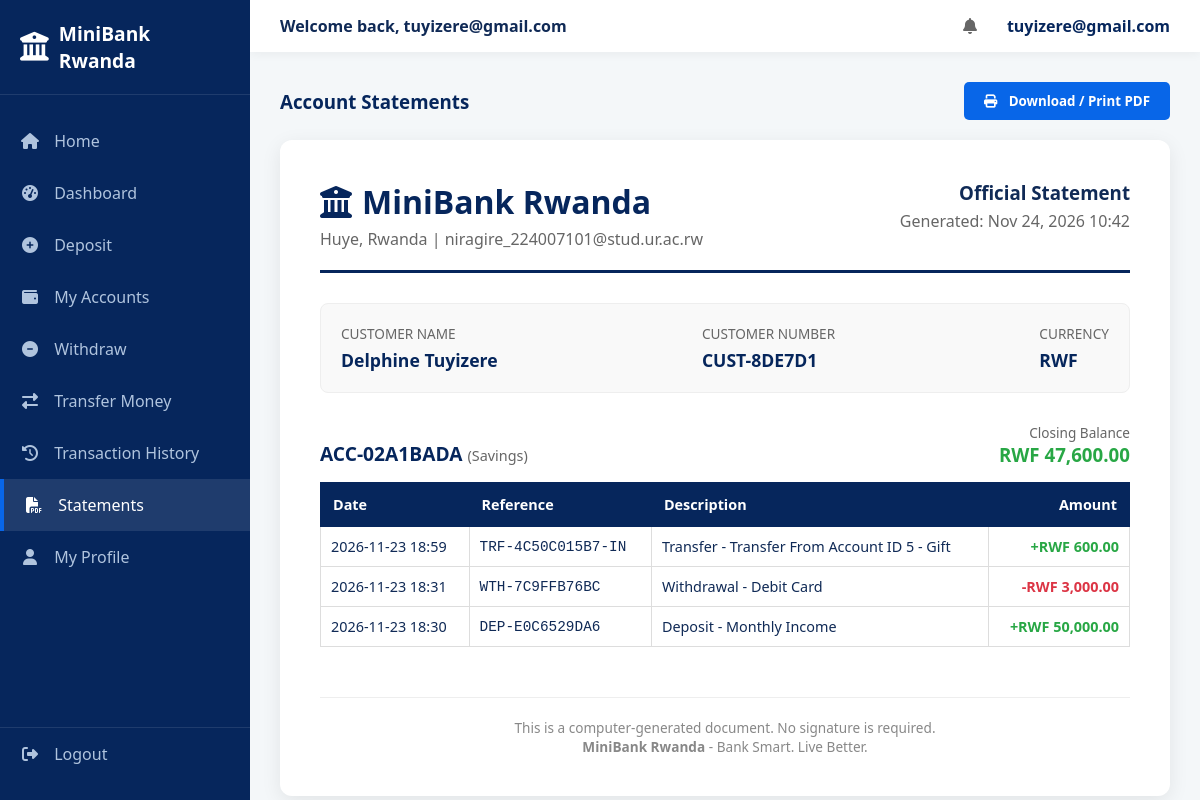
Page /public/customer/statement.php (signed in) on the committed database.
### tables this page shows
CREATE TABLE `customers` (
  `id` int(11) NOT NULL AUTO_INCREMENT,
  `user_id` int(11) NOT NULL,
  `customer_number` varchar(20) NOT NULL,
  `first_name` varchar(50) NOT NULL,
  `last_name` varchar(50) NOT NULL,
  `phone` varchar(20) DEFAULT NULL,
  `address` text DEFAULT NULL,
  `created_at` timestamp NOT NULL DEFAULT current_timestamp(),
  PRIMARY KEY (`id`),
  UNIQUE KEY `customer_number` (`customer_number`),
  KEY `user_id` (`user_id`),
  CONSTRAINT `customers_ibfk_1` FOREIGN KEY (`user_id`) REFERENCES `users` (`id`) ON DELETE CASCADE
);

CREATE TABLE `accounts` (
  `id` int(11) NOT NULL AUTO_INCREMENT,
  `customer_id` int(11) NOT NULL,
  `account_number` varchar(20) NOT NULL,
  `account_type` enum('Savings','Current') DEFAULT 'Savings',
  `currency` varchar(3) DEFAULT 'RWF',
  `balance` decimal(18,2) DEFAULT 0.00,
  `status` enum('active','frozen','closed') DEFAULT 'active',
  `created_at` timestamp NOT NULL DEFAULT current_timestamp(),
  PRIMARY KEY (`id`),
  UNIQUE KEY `account_number` (`account_number`),
  KEY `customer_id` (`customer_id`),
  CONSTRAINT `accounts_ibfk_1` FOREIGN KEY (`customer_id`) REFERENCES `customers` (`id`) ON DELETE CASCADE
);

CREATE TABLE `transactions` (
  `id` int(11) NOT NULL AUTO_INCREMENT,
  `reference` varchar(50) NOT NULL,
  `account_id` int(11) NOT NULL,
  `related_account_id` int(11) DEFAULT NULL,
  `transaction_type` enum('deposit','withdrawal','transfer','reversal') NOT NULL,
  `amount` decimal(18,2) NOT NULL,
  `description` varchar(255) DEFAULT NULL,
  `status` enum('pending','completed','failed') DEFAULT 'completed',
  `created_at` timestamp NOT NULL DEFAULT current_timestamp(),
  PRIMARY KEY (`id`),
  UNIQUE KEY `reference` (`reference`),
  KEY `account_id` (`account_id`),
  KEY `related_account_id` (`related_account_id`),
  CONSTRAINT `transactions_ibfk_1` FOREIGN KEY (`account_id`) REFERENCES `accounts` (`id`) ON DELETE CASCADE,
  CONSTRAINT `transactions_ibfk_2` FOREIGN KEY (`related_account_id`) REFERENCES `accounts` (`id`) ON DELETE SET NULL
);

### app/Helpers/functions.php (called while the page is built, shortened)
<?php
require_once __DIR__ . '/../Core/Database.php';
function getSettings() {
    try {
        $db = Database::getInstance();
        $stmt = $db->query("SELECT setting_key, setting_value FROM system_settings");
        return $stmt->fetchAll(PDO::FETCH_KEY_PAIR);
    } catch (Exception $e) {
        return [
            'site_name' => 'MiniBank Rwanda',
            'site_slogan' => 'Bank Smart. Live Better.',
            'contact_phone' => '+250 788 000 000',
            'contact_email' => 'support@minibank.rw'
        ];
    }
}
function formatRWF($amount) {
    return 'RWF ' . number_format((float)$amount, 2);
}
?>

### app/Core/Database.php (called while the page is built, shortened)
<?php
class Database {
    private static $instance = null;
    private function __construct() {
        try {
            $this->pdo = new PDO("mysql:host=".DB_HOST.";dbname=".DB_NAME.";charset=utf8mb4", DB_USER, DB_PASS, [
                PDO::ATTR_ERRMODE => PDO::ERRMODE_EXCEPTION,
                PDO::ATTR_DEFAULT_FETCH_MODE => PDO::FETCH_ASSOC,
                PDO::ATTR_EMULATE_PREPARES => false
            ]);
        } catch (PDOException $e) {
            Logger::log("DB Connection Failed: " . $e->getMessage(), 'CRITICAL');
            die("Database connection failed. Check .env settings.");
        }
    }
    public static function getInstance() {
        if (!self::$instance) self::$instance = new Database();
        return self::$instance->pdo;
    }
}
?>

### app/Core/Auth.php (called while the page is built, shortened)
<?php
class Auth {
    public static function user() {
        return [
            'id' => $_SESSION['user_id'] ?? null,
            'role' => $_SESSION['role'] ?? null,
            'name' => $_SESSION['name'] ?? 'User',
            'email' => $_SESSION['email'] ?? ''
        ];
    }
}
?>

### app/Models/User.php (called while the page is built, shortened)
<?php
require_once __DIR__ . '/../Core/Database.php';
class User {
    private $db;
    public function __construct() {
        $this->db = Database::getInstance();
    }
        public function getProfile($userId) {
        $stmt = $this->db->prepare("
            SELECT c.*, u.email, u.status as user_status
            FROM customers c
            JOIN users u ON c.user_id = u.id
            WHERE u.id = ?
        ");
        $stmt->execute([$userId]);
        $profile = $stmt->fetch();
        return $profile;
    }
}
?>

### app/Models/Account.php (called while the page is built, shortened)
<?php
require_once __DIR__ . '/../Core/Database.php';
class Account {
    private $db;
    public function __construct() {
        $this->db = Database::getInstance();
    }
    public function getByCustomer($userId) {
        $stmt = $this->db->prepare("
            SELECT a.* FROM accounts a
            JOIN customers c ON a.customer_id = c.id
            WHERE c.user_id = ?
        ");
        $stmt->execute([$userId]);
        return $stmt->fetchAll();
    }
}
?>

### app/Models/Transaction.php (called while the page is built, shortened)
<?php
require_once __DIR__ . '/../Core/Database.php';
class Transaction {
    private $db;
    public function __construct() {
        $this->db = Database::getInstance();
    }
    public function getByAccount($accountId) {
        $stmt = $this->db->prepare("SELECT * FROM transactions WHERE account_id = ? ORDER BY created_at DESC");
        $stmt->execute([$accountId]);
        return $stmt->fetchAll();
    }
}
?>

### public/customer/statement.php (the view, shortened to what this page needs)
<?php
require_once '../../app/Views/layouts/header.php';
require_once '../../app/Models/User.php';
require_once '../../app/Models/Account.php';
require_once '../../app/Models/Transaction.php';
$userModel = new User();
$accountModel = new Account();
$txModel = new Transaction();
$profile = $userModel->getProfile($user['id']) ?: [];
$accounts = $accountModel->getByCustomer($user['id']) ?: [];
$firstName = $profile['first_name'] ?? 'Customer';
$lastName = $profile['last_name'] ?? '';
$custNumber = $profile['customer_number'] ?? 'N/A';
?>
<div style="max-width: 900px; margin: 0 auto;">
    <div class="no-print" style="margin-bottom: 20px; display: flex; justify-content: space-between; align-items: center;">
        <h3 style="color: var(--primary-navy); margin: 0;">Account Statements</h3>
        <button onclick="window.print()" class="btn btn-primary"><i class="fas fa-print"></i> Download / Print PDF</button>
    </div>
    <div class="print-container" style="background: white; padding: 40px; border-radius: 12px; box-shadow: 0 5px 20px rgba(0,0,0,0.08);">
        <div class="print-header" style="display: flex; justify-content: space-between; border-bottom: 3px solid var(--primary-navy); padding-bottom: 20px; margin-bottom: 30px;">
            <div>
                <h1 style="color: var(--primary-navy); margin: 0; font-size: 2rem; display: flex; align-items: center; gap: 10px;">
                    <i class="fas fa-university"></i> <?= $settings['site_name'] ?? 'MiniBank Rwanda' ?>
                </h1>
                <p style="color: #666; margin: 5px 0 0 0;">Huye, Rwanda | <?= $settings['contact_email'] ?? 'niragire_224007101@stud.ur.ac.rw' ?></p>
            </div>
            <div style="text-align: right;">
                <h3 style="margin: 0; color: var(--text-dark);">Official Statement</h3>
                <p style="color: #666; margin: 5px 0 0 0;">Generated: <?= date('M d, Y H:i') ?></p>
            </div>
        </div>
        <div style="display: flex; justify-content: space-between; margin-bottom: 30px; background: #f9f9f9; padding: 20px; border-radius: 8px; border: 1px solid #eee;">
            <div>
                <p style="color: #666; font-size: 0.85rem; margin: 0 0 5px 0; text-transform: uppercase;">Customer Name</p>
                <p style="font-weight: bold; font-size: 1.1rem; margin: 0; color: var(--primary-navy);">
                    <?= htmlspecialchars(trim($firstName . ' ' . $lastName)) ?>
                </p>
            </div>
            <div>
                <p style="color: #666; font-size: 0.85rem; margin: 0 0 5px 0; text-transform: uppercase;">Customer Number</p>
                <p style="font-weight: bold; font-size: 1.1rem; margin: 0; color: var(--primary-navy);">
                    <?= htmlspecialchars($custNumber) ?>
                </p>
            </div>
            <div>
                <p style="color: #666; font-size: 0.85rem; margin: 0 0 5px 0; text-transform: uppercase;">Currency</p>
                <p style="font-weight: bold; font-size: 1.1rem; margin: 0; color: var(--primary-navy);">RWF</p>
            </div>
        </div>
        <?php if(empty($accounts)): ?>
            <p style="text-align: center; color: #888; padding: 20px;">No accounts found for this customer.</p>
        <?php else: ?>
            <?php foreach($accounts as $acc):
                $transactions = $txModel->getByAccount($acc['id']) ?: [];
            ?>
                <div style="margin-bottom: 40px;">
                    <div style="display: flex; justify-content: space-between; align-items: end; margin-bottom: 15px;">
                        <div>
                            <h4 style="color: var(--primary-navy); margin: 0; font-size: 1.2rem;">
                                <?= htmlspecialchars($acc['account_number'] ?? 'N/A') ?>
                                <span style="font-size: 0.9rem; color: #666; font-weight: normal;">(<?= htmlspecialchars($acc['account_type'] ?? 'N/A') ?>)</span>
                            </h4>
                        </div>
                        <div style="text-align: right;">
                            <p style="color: #666; font-size: 0.85rem; margin: 0;">Closing Balance</p>
                            <h3 style="color: #28a745; margin: 0;"><?= formatRWF($acc['balance'] ?? 0) ?></h3>
                        </div>
                    </div>
                    <table style="width: 100%; border-collapse: collapse; font-size: 0.9rem;">
                        <thead>
                            <tr style="background: var(--primary-navy); color: white;">
                                <th style="padding: 12px; text-align: left; border: 1px solid var(--primary-navy);">Date</th>
                                <th style="padding: 12px; text-align: left; border: 1px solid var(--primary-navy);">Reference</th>
                                <th style="padding: 12px; text-align: left; border: 1px solid var(--primary-navy);">Description</th>
                                <th style="padding: 12px; text-align: right; border: 1px solid var(--primary-navy);">Amount</th>
                            </tr>
                        </thead>
                        <tbody>
                            <?php if(empty($transactions)): ?>
                                <tr><td colspan="4" style="text-align: center; padding: 20px; color: #888; border: 1px solid #ddd;">No transactions for this account.</td></tr>
                            <?php else: ?>
                                <?php foreach($transactions as $tx): ?>
                                <tr>
                                    <td style="padding: 10px; border: 1px solid #ddd;"><?= date('Y-m-d H:i', strtotime($tx['created_at'])) ?></td>
                                    <td style="padding: 10px; border: 1px solid #ddd; font-family: monospace;"><?= htmlspecialchars($tx['reference']) ?></td>
                                    <td style="padding: 10px; border: 1px solid #ddd; text-transform: capitalize;">
                                        <?= htmlspecialchars($tx['transaction_type']) ?> - <?= htmlspecialchars($tx['description']) ?>
                                    </td>
                                    <?php
                                        $isIncome = ($tx['transaction_type'] == 'deposit') || (strpos($tx['reference'], 'IN') !== false);
                                        $sign = $isIncome ? '+' : '-';
                                        $color = $isIncome ? '#28a745' : '#dc3545';
                                    ?>
                                    <td style="padding: 10px; border: 1px solid #ddd; text-align: right; font-weight: bold; color: <?= $color ?>;">
                                        <?= $sign ?><?= formatRWF($tx['amount']) ?>
                                    </td>
                                </tr>
                                <?php endforeach; ?>
                            <?php endif; ?>
                        </tbody>
                    </table>
                </div>
            <?php endforeach; ?>
        <?php endif; ?>
        <div style="margin-top: 50px; border-top: 1px solid #eee; padding-top: 20px; text-align: center; color: #888; font-size: 0.85rem;">
            <p>This is a computer-generated document. No signature is required.</p>
            <p><strong><?= $settings['site_name'] ?? 'MiniBank Rwanda' ?></strong> - <?= $settings['site_slogan'] ?? 'Bank Smart. Live Better.' ?></p>
        </div>
    </div>
</div>
<?php require_once '../../app/Views/layouts/footer.php'; ?>

### public/assets/css/style.css (style rules this page uses)
:root { --primary-navy: #06265C; --primary-blue: #0866E8; --light-blue: #EAF3FF; --white: #FFFFFF; --text-dark: #102A56; --success: #28a745; --danger: #dc3545; --font-family: 'Segoe UI', Tahoma, Geneva, Verdana, sans-serif; }
* { margin: 0; padding: 0; box-sizing: border-box; font-family: var(--font-family); }
body { background-color: #f4f7f6; color: var(--text-dark); }
.btn { padding: 10px 20px; border-radius: 5px; font-weight: 600; cursor: pointer; display: inline-block; transition: 0.3s; border: none; }
.btn-primary { background: var(--primary-blue); color: var(--white); }
.btn i { margin-right: 8px; }
.dashboard-body { display: flex; height: 100vh; background: #f4f7f9; }

### rows in the picture
customers: first_name+last_name "Delphine Tuyizere", customer_number "CUST-8DE7D1"
accounts: account_number "ACC-02A1BADA", account_type "Savings", balance "RWF 47,600.00"
transactions: created_at "2026-11-23 18:59", reference "TRF-4C50C015B7-IN", transaction_type "Transfer", description "Transfer From Account ID 5 - Gift", sign "+", amount "RWF 600.00"
transactions: created_at "2026-11-23 18:31", reference "WTH-7C9FFB76BC", transaction_type "Withdrawal", description "Debit Card", sign "-", amount "RWF 3,000.00"
transactions: created_at "2026-11-23 18:30", reference "DEP-E0C6529DA6", transaction_type "Deposit", description "Monthly Income", transaction_type "+", amount "RWF 50,000.00"

### other values in the picture
$settings['site_name'] "MiniBank Rwanda"
$user['email'] "tuyizere@gmail.com"
$settings['contact_email'] "niragire_224007101@stud.ur.ac.rw"
$settings['site_slogan'] "Bank Smart. Live Better."
